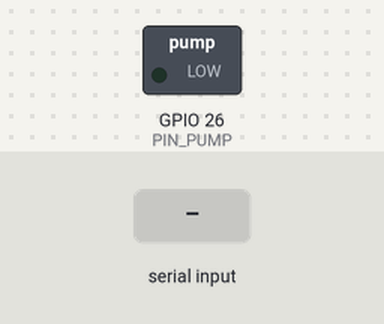
Bench run of a sketch on a simulated ESP32. On the bench: switched loads named in the sketch (green lamp = pin HIGH). Inputs (shaded band) come from the test bench. What the sketch prints to the serial monitor is not drawn.

Above: at 2.5 s.
2.6 s: "0\n" received over Serial
At 3.3 s:
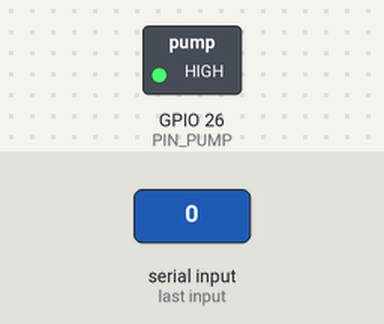
4.1 s: "on=\n" received over Serial
6.5 s: "off=\n" received over Serial
Timing chart, 0 to 9.5 s (numbered marks = the images above; inputs shaded):
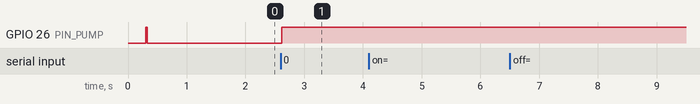

Measured:
- after the input at 2.6 s, GPIO 26 (PIN_PUMP): LOW → HIGH at once
- after the input at 4.1 s, every drawn part: stays the same
- after the input at 6.5 s, every drawn part: stays the same

The sketch:

UP200_pump.ino
```cpp
// ===================================================================
//  순환펌프 타이머 컨트롤러 (독립 실행) — 협신 UP200
//  -----------------------------------------------------------------
//  펌프: 협신워터디자인 UP200  (단상 220V AC · 20W · 수중모터)
//  제어: 릴레이 1채널로 펌프 전원코드의 "활선(L)"을 잘라 직렬 삽입.
//        릴레이 ON = 접점 붙음 = 펌프 ON.  (중성선 N 은 안 자르고 그대로 통과)
//  타이머: onMin 분 ON  →  offMin 분 OFF  무한 반복 (기본 5분 / 25분)
//  -----------------------------------------------------------------
//  핀: IO26 = 릴레이 IN (B보드의 '순환' 채널 CH2 와 동일 핀).
//      LOW 트리거 릴레이 모듈 기준(LOW=ON). 반대로 동작하면 't'로 토글.
//      릴레이 VCC=5V, GND=ESP32와 공통.  릴레이는 250VAC 정격 제품 사용.
//  ※ 이 스케치는 B보드와 별도로 ESP32 하나에 올려 "순환펌프만" 굴려도 되고,
//    B보드에 이미 있는 순환 타이머와 동일 로직이라 참고용으로도 사용 가능.
//  시리얼(115200) 명령:
//      on=10   → ON 시간 10분으로 설정
//      off=20  → OFF 시간 20분으로 설정
//      1 / 0   → 강제 ON / 강제 OFF (수동)
//      a       → 자동 타이머 모드(기본)
//      t       → 릴레이 극성 반전(LOW↔HIGH)
//      s       → 현재 상태 출력
// ===================================================================

#define PIN_PUMP 26            // 릴레이 IN (순환 채널)
bool relayLowTrig = true;      // LOW 트리거 모듈이면 true

// 타이머 설정(분) — 전과 동일한 순환 주기 기본값
unsigned int onMin  = 5;       // ON 유지 시간(분)
unsigned int offMin = 25;      // OFF 유지 시간(분)

enum Mode { AUTO, FORCE_ON, FORCE_OFF };
Mode mode = AUTO;

bool pumpOn = false;           // 현재 펌프 상태
bool runPhase = true;          // 자동 모드 위상: true=ON구간, false=OFF구간
unsigned long phaseStart = 0;  // 현재 위상 시작 시각(ms)

void drive(bool on) {
  pumpOn = on;
  digitalWrite(PIN_PUMP, (on ^ relayLowTrig) ? HIGH : LOW);
}

void printStatus() {
  unsigned long remainMs;
  if (mode == AUTO) {
    unsigned long target = (runPhase ? onMin : offMin) * 60000UL;
    unsigned long el = millis() - phaseStart;
    remainMs = (el < target) ? (target - el) : 0;
    Serial.printf("[상태] %s | 위상:%s | 남은시간:%lu초 | 주기 ON %u분/OFF %u분 | pin26:%d(%s)\n",
                  pumpOn ? "펌프 ON" : "펌프 OFF",
                  runPhase ? "ON구간" : "OFF구간",
                  remainMs / 1000UL, onMin, offMin,
                  digitalRead(PIN_PUMP), relayLowTrig ? "LOW=ON" : "HIGH=ON");
  } else {
    Serial.printf("[상태] 수동 %s | pin26:%d(%s)\n",
                  pumpOn ? "강제 ON" : "강제 OFF",
                  digitalRead(PIN_PUMP), relayLowTrig ? "LOW=ON" : "HIGH=ON");
  }
}

void handleSerial() {
  if (!Serial.available()) return;
  String line = Serial.readStringUntil('\n');
  line.trim();
  if (line.length() == 0) return;

  if (line.startsWith("on=")) {
    onMin = (unsigned)line.substring(3).toInt();
    if (onMin == 0) onMin = 1;
    Serial.printf("[설정] ON 시간 = %u분\n", onMin);
  } else if (line.startsWith("off=")) {
    offMin = (unsigned)line.substring(4).toInt();
    if (offMin == 0) offMin = 1;
    Serial.printf("[설정] OFF 시간 = %u분\n", offMin);
  } else if (line == "1") {
    mode = FORCE_ON;  drive(true);  Serial.println("[명령] 강제 ON");
  } else if (line == "0") {
    mode = FORCE_OFF; drive(false); Serial.println("[명령] 강제 OFF");
  } else if (line == "a" || line == "A") {
    mode = AUTO; runPhase = true; phaseStart = millis(); drive(true);
    Serial.println("[명령] 자동 타이머 모드 (ON구간부터 시작)");
  } else if (line == "t" || line == "T") {
    relayLowTrig = !relayLowTrig; drive(pumpOn);   // 상태 유지하며 극성만 반전
    Serial.printf("[명령] 릴레이 극성 → %s\n", relayLowTrig ? "LOW=ON" : "HIGH=ON");
  } else if (line == "s" || line == "S") {
    printStatus();
  } else {
    Serial.printf("[?] 알 수 없는 입력 '%s'  (on= / off= / 1 / 0 / a / t / s)\n", line.c_str());
  }
}

void setup() {
  Serial.begin(115200);
  delay(300);
  pinMode(PIN_PUMP, OUTPUT);
  drive(false);                       // 시작은 OFF (안전)

  Serial.println("\n==================================================");
  Serial.println("  순환펌프 타이머 — 협신 UP200 (220V, 릴레이 직렬)");
  Serial.println("==================================================");
  Serial.printf(" 핀 IO26 → 릴레이 IN  (%s)\n", relayLowTrig ? "LOW=ON" : "HIGH=ON");
  Serial.printf(" 기본 주기: ON %u분 / OFF %u분\n", onMin, offMin);
  Serial.println(" 명령: on= / off= / 1 / 0 / a / t / s");
  Serial.println("--------------------------------------------------");

  // 자가테스트: 1초 ON 후 OFF (배선/릴레이 점검)
  Serial.println("[자가테스트] 1초 ON");
  drive(true);  delay(1000);  drive(false);
  Serial.println("[자가테스트] 완료. 자동 타이머 시작.");

  mode = AUTO; runPhase = true; phaseStart = millis(); drive(true);
}

void loop() {
  handleSerial();

  if (mode == AUTO) {
    unsigned long target = (runPhase ? onMin : offMin) * 60000UL;
    if (millis() - phaseStart >= target) {
      runPhase = !runPhase;           // 위상 전환
      phaseStart = millis();
      drive(runPhase);                // ON구간이면 ON, OFF구간이면 OFF
      Serial.printf(">> 위상 전환 → %s (%u분)\n",
                    runPhase ? "펌프 ON" : "펌프 OFF",
                    runPhase ? onMin : offMin);
    }
  }

  // 5초마다 상태 한 줄 출력
  static unsigned long t = 0;
  if (millis() - t >= 5000) { t = millis(); printStatus(); }

  delay(20);
}
```
